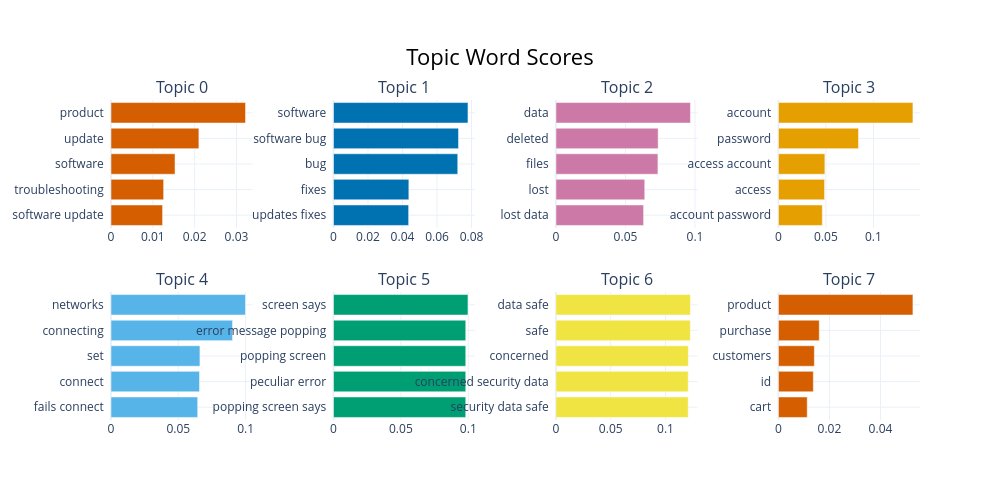

Notebook code for this chart:
### Code cell
bert_model.visualize_barchart()

### Figure 1 — Plotly figure (JSON) as saved in the notebook; plotly's stock layout.template omitted (floating-point values rounded to 4 significant figures)
{"data": [{"marker": {"color": "#D55E00"}, "orientation": "h", "type": "bar", "x": [0.01233, 0.01258, 0.0153, 0.02101, 0.03215], "xaxis": "x", "y": ["software update  ", "troubleshooting  ", "software  ", "update  ", "product  "], "yaxis": "y"}, {"marker": {"color": "#0072B2"}, "orientation": "h", "type": "bar", "x": [0.04355, 0.04367, 0.072, 0.07245, 0.07792], "xaxis": "x2", "y": ["updates fixes  ", "fixes  ", "bug  ", "software bug  ", "software  "], "yaxis": "y2"}, {"marker": {"color": "#CC79A7"}, "orientation": "h", "type": "bar", "x": [0.06304, 0.06386, 0.07335, 0.07351, 0.09674], "xaxis": "x3", "y": ["lost data  ", "lost  ", "files  ", "deleted  ", "data  "], "yaxis": "y3"}, {"marker": {"color": "#E69F00"}, "orientation": "h", "type": "bar", "x": [0.04619, 0.04855, 0.0489, 0.08427, 0.1415], "xaxis": "x4", "y": ["account password  ", "access  ", "access account  ", "password  ", "account  "], "yaxis": "y4"}, {"marker": {"color": "#56B4E9"}, "orientation": "h", "type": "bar", "x": [0.06441, 0.06577, 0.06608, 0.09029, 0.09994], "xaxis": "x5", "y": ["fails connect  ", "connect  ", "set  ", "connecting  ", "networks  "], "yaxis": "y5"}, {"marker": {"color": "#009E73"}, "orientation": "h", "type": "bar", "x": [0.0981, 0.0981, 0.0981, 0.0981, 0.09975], "xaxis": "x6", "y": ["popping screen says  ", "peculiar error  ", "popping screen  ", "error message popping  ", "screen says  "], "yaxis": "y6"}, {"marker": {"color": "#F0E442"}, "orientation": "h", "type": "bar", "x": [0.1207, 0.1207, 0.1208, 0.1227, 0.1228], "xaxis": "x7", "y": ["security data safe  ", "concerned security data  ", "concerned  ", "safe  ", "data safe  "], "yaxis": "y7"}, {"marker": {"color": "#D55E00"}, "orientation": "h", "type": "bar", "x": [0.01128, 0.01368, 0.01408, 0.01601, 0.05271], "xaxis": "x8", "y": ["cart  ", "id  ", "customers  ", "purchase  ", "product  "], "yaxis": "y8"}], "layout": {"annotations": [{"font": {"size": 16}, "showarrow": false, "text": "Topic 0", "x": 0.0875, "xanchor": "center", "xref": "paper", "y": 1, "yanchor": "bottom", "yref": "paper"}, {"font": {"size": 16}, "showarrow": false, "text": "Topic 1", "x": 0.3625, "xanchor": "center", "xref": "paper", "y": 1, "yanchor": "bottom", "yref": "paper"}, {"font": {"size": 16}, "showarrow": false, "text": "Topic 2", "x": 0.6375, "xanchor": "center", "xref": "paper", "y": 1, "yanchor": "bottom", "yref": "paper"}, {"font": {"size": 16}, "showarrow": false, "text": "Topic 3", "x": 0.9125, "xanchor": "center", "xref": "paper", "y": 1, "yanchor": "bottom", "yref": "paper"}, {"font": {"size": 16}, "showarrow": false, "text": "Topic 4", "x": 0.0875, "xanchor": "center", "xref": "paper", "y": 0.4, "yanchor": "bottom", "yref": "paper"}, {"font": {"size": 16}, "showarrow": false, "text": "Topic 5", "x": 0.3625, "xanchor": "center", "xref": "paper", "y": 0.4, "yanchor": "bottom", "yref": "paper"}, {"font": {"size": 16}, "showarrow": false, "text": "Topic 6", "x": 0.6375, "xanchor": "center", "xref": "paper", "y": 0.4, "yanchor": "bottom", "yref": "paper"}, {"font": {"size": 16}, "showarrow": false, "text": "Topic 7", "x": 0.9125, "xanchor": "center", "xref": "paper", "y": 0.4, "yanchor": "bottom", "yref": "paper"}], "height": 500, "hoverlabel": {"bgcolor": "white", "font": {"family": "Rockwell", "size": 16}}, "showlegend": false, "title": {"font": {"color": "Black", "size": 22}, "text": "Topic Word Scores", "x": 0.5, "xanchor": "center", "yanchor": "top"}, "width": 1000, "xaxis": {"anchor": "y", "domain": [0, 0.175], "showgrid": true}, "xaxis2": {"anchor": "y2", "domain": [0.275, 0.45], "showgrid": true}, "xaxis3": {"anchor": "y3", "domain": [0.55, 0.725], "showgrid": true}, "xaxis4": {"anchor": "y4", "domain": [0.825, 1], "showgrid": true}, "xaxis5": {"anchor": "y5", "domain": [0, 0.175], "showgrid": true}, "xaxis6": {"anchor": "y6", "domain": [0.275, 0.45], "showgrid": true}, "xaxis7": {"anchor": "y7", "domain": [0.55, 0.725], "showgrid": true}, "xaxis8": {"anchor": "y8", "domain": [0.825, 1], "showgrid": true}, "yaxis": {"anchor": "x", "domain": [0.6, 1], "showgrid": true}, "yaxis2": {"anchor": "x2", "domain": [0.6, 1], "showgrid": true}, "yaxis3": {"anchor": "x3", "domain": [0.6, 1], "showgrid": true}, "yaxis4": {"anchor": "x4", "domain": [0.6, 1], "showgrid": true}, "yaxis5": {"anchor": "x5", "domain": [0, 0.4], "showgrid": true}, "yaxis6": {"anchor": "x6", "domain": [0, 0.4], "showgrid": true}, "yaxis7": {"anchor": "x7", "domain": [0, 0.4], "showgrid": true}, "yaxis8": {"anchor": "x8", "domain": [0, 0.4], "showgrid": true}}}
